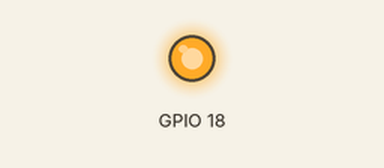
This program was run on a simulated Raspberry Pi (BCM pin numbers). Shown: output pins drawn as LEDs (lit = HIGH). Random numbers come from a fixed seed. At 47.6 s the program stops and its outputs stay as they are.

Above: at 0.3 s.
At 35.4 s:
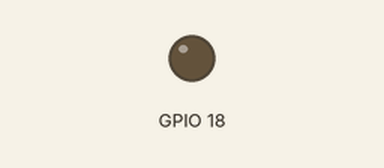
Timing chart, 0 to 40.0 s (numbered marks = the images above):
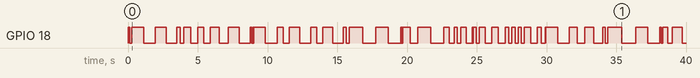

The program:

blinking_light.py
```python
import RPi.GPIO as GPIO
import time
import random

GPIO.setmode(GPIO.BCM)
GPIO.setup(18, GPIO.OUT)

for _ in range(50):
    GPIO.output(18, True)
    sec = random.random()
    time.sleep(sec)
    GPIO.output(18, False)
    time.sleep(sec)

GPIO.cleanup()
```

Measured:
- by itself, GPIO 18: LOW → HIGH at 0.00 s, → LOW 0.13 s later, → HIGH 0.13 s later, → LOW 0.85 s later, … (88 changes in this stretch)
